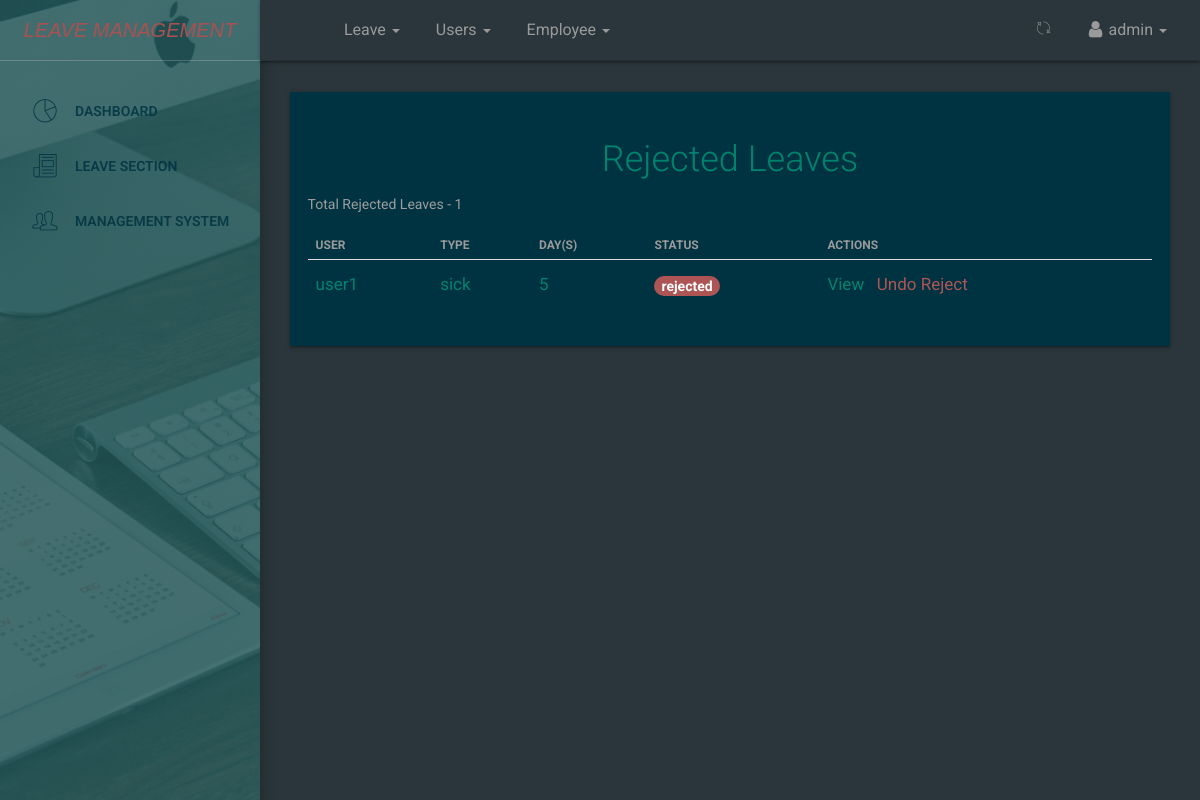
Before: /dashboard/leaves/rejected/all/ (signed in) with the older database file.
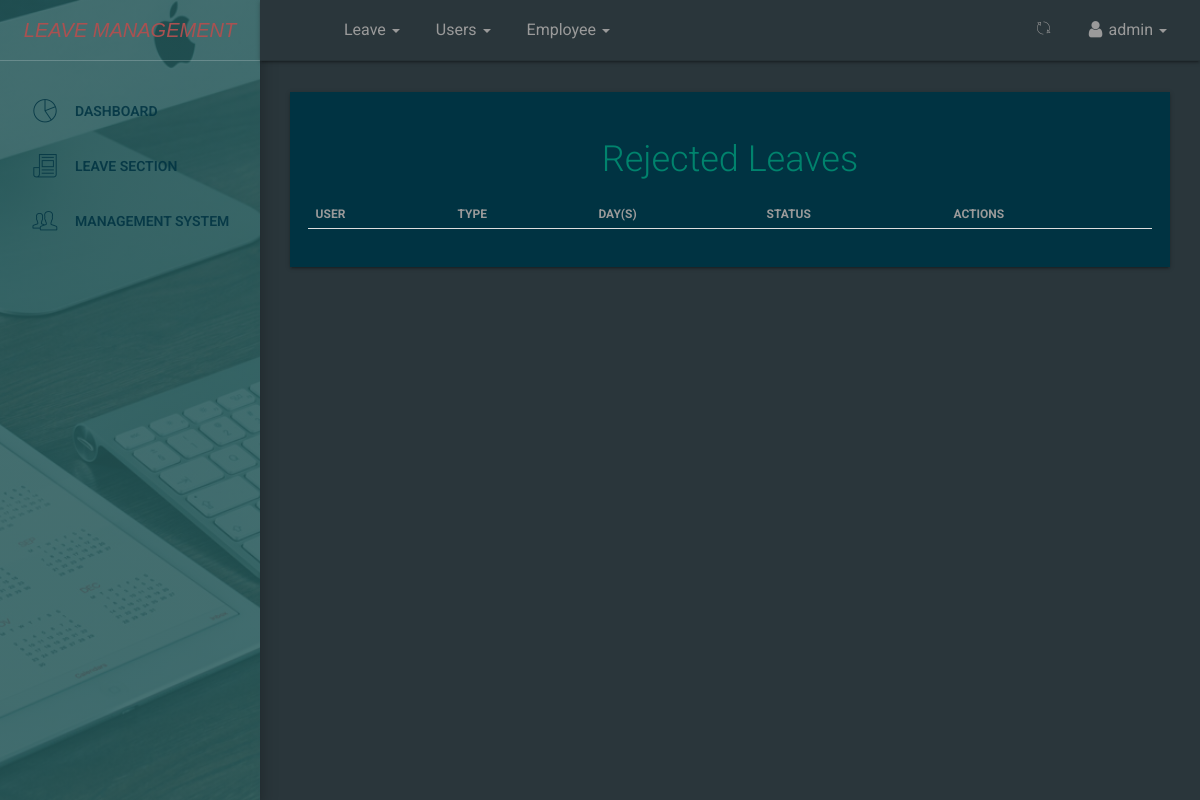
After: the same page with the newer database file.
### leave/models.py (models this page shows, shortened)
class Leave(models.Model):
	name = models.ForeignKey(Employees_info,on_delete=models.CASCADE,default=1)
	user = models.ForeignKey(User,on_delete=models.CASCADE,default=1)
	startdate = models.DateField(verbose_name=_('Start Date'),help_text='leave start date is on ..',null=True,blank=False)
	enddate = models.DateField(verbose_name=_('End Date'),help_text='coming back on ...',null=True,blank=False)
	leavetype = models.CharField(choices=LEAVE_TYPE,max_length=25,default=SICK,null=True,blank=False)
	reason = models.CharField(verbose_name=_('Reason for Leave'),max_length=255,help_text='add additional information for leave',null=True,blank=True)
	defaultdays = models.PositiveIntegerField(verbose_name=_('Leave days per year counter'),default=DAYS,null=True,blank=True)
	status = models.CharField(max_length=100,default='pending') #pending,approved,rejected,cancelled
	is_approved = models.BooleanField(default=False) #hide
	Manger_approve_by = models.TextField(max_length=100,default='pending')
	updated = models.DateTimeField(auto_now=True, auto_now_add=False)
	created = models.DateTimeField(auto_now=False, auto_now_add=True)
	counter = models.IntegerField(default = 0)
	objects = LeaveManager()
	class Meta:
		verbose_name = _('Leave')
		verbose_name_plural = _('Leaves')
		ordering = ['-created'] #recent objects
	@property
	def leave_days(self):
		days_count = ''
		startdate = self.startdate
		enddate = self.enddate
		"""if startdate > enddate:
			return
		"""
		dates = (enddate - startdate)
		return dates.days
	@property
	def is_rejected(self):
		return self.status == 'rejected'

### dashboard/views.py (the view)
# urls.py: path('leaves/rejected/all/',views.leave_rejected_list,name='leavesrejected'),
@login_required(login_url='accounts:login')
def leave_rejected_list(request):
	dataset = dict()
	leave = Leave.objects.all_rejected_leaves()
	dataset['leave_list_rejected'] = leave
	return render(request,'dashboard/rejected_leaves_list.html',dataset)

### leave/manager.py (called while the page is built)
	def all_rejected_leaves(self):
		return super().get_queryset().filter(status = 'rejected').order_by('-created')

### templates/dashboard/rejected_leaves_list.html (shortened to what this page needs)
{% extends '_layout.html' %}
 {% block navheader %}
 	{% include 'includes/navheader_employee_app.html' %}
 {% endblock %}
 {% block content %}
        <section class="content">
            <section class="container-fluid">
            	   <section class="row">
                        <section class="col col-sm-8 offset-sm-2">
                        </section>
                    </section>
                	<div class="table-responsive table-shadow", style="background-color:#003342"">
                		<div class="text-center table-description">
                			<h2 class="fw-bold">Rejected Leaves</h4>
                		</div>
                		<section class="total-leaves-count">
                			{% if leave_list_rejected %}
                			<p>Total Rejected Leaves - <span>{{ leave_list_rejected.count }}</span></p>
                			{% endif %}
                		</section>
                		<table class="table">
							  <thead>
							    <tr>
							      <th scope="col"><b>User</b></th>
							      <th scope="col"><b>Type</b></th>
							      <th scope="col"><b>Day(s)</b></th>
							      <th scope="col"><b>Status</b></th>
							      <th scope="col"><b>Actions</b></th>
							    </tr>
							  </thead>
							  <tbody>
							  	{% for leave in leave_list_rejected %}
							    <tr>
							      <td>{{ leave.user }}</td>
							      <td>{{ leave.leavetype}}</td>
							      <td>{{ leave.leave_days }}</td>
							      <td><span class="badge badge-success" style="background-color:#ad5555; font-size: 14px;">{{ leave.status }}</span></td>
							      <td>
							      	<a href="{% url 'dashboard:userleaveview' leave.id %}" style="color:#00836d;;">
							      	    <span>View &nbsp;</span>
							      	</a>
							      	{% if leave.is_rejected %}
							      		<a href="{% url 'dashboard:unreject' leave.id %}" style="color:#ad5555;">Undo Reject</a>
							      	{% endif %}
							      </td>
							    </tr>
							    {% endfor %}
							  </tbody>
						</table>
					</div>
            </section>
        </section>
 {% endblock %}

Changed rows visible on the page:
removed Leave: user "user1", leavetype "sick", leave_days "5", status "rejected", shows "Undo Reject"
Other visible differences:
{{ leave_list_rejected.count }}: "1" → (not shown)
text no longer shown: "Total Rejected Leaves -"
